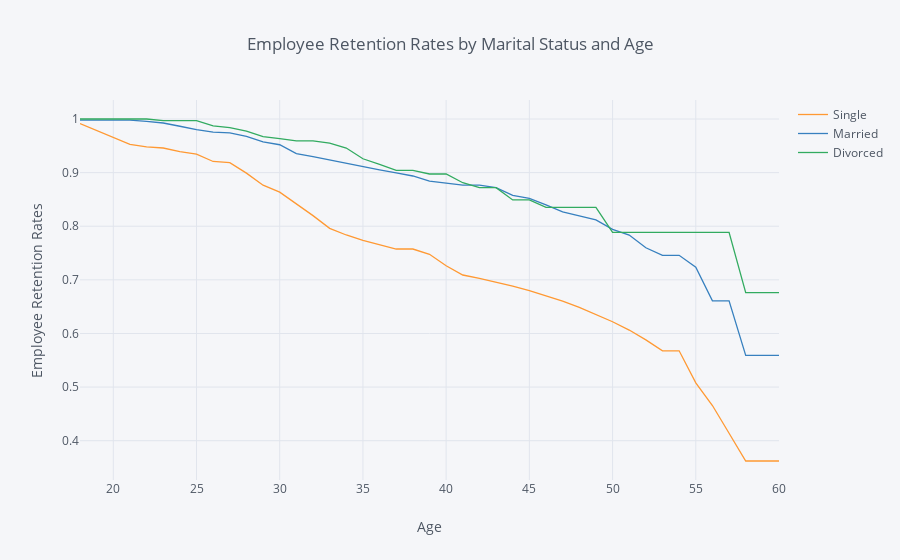

Notebook cell for this chart:
### Markdown cell above
## 5. Let's also look at the marital status curves by employee age. Generate and plot the survival curves showing retention rates by marital status and age.

### Code cell
rates = survival(data, 'MaritalStatus','Age', 'Attrition')[1:] 
# Se quita el primer valor ya que de 0 a 18 años no hay gente casada ni divorciada

rates.iplot(kind='line', xTitle='Age', yTitle='Employee Retention Rates',
            title='Employee Retention Rates by Marital Status and Age')

### Figure 1 — Plotly figure (JSON) as saved in the notebook; plotly's stock layout.template omitted (floating-point values rounded to 4 significant figures)
{"data": [{"line": {"color": "rgba(255, 153, 51, 1.0)", "dash": "solid", "shape": "linear", "width": 1.3}, "mode": "lines", "name": "Single", "text": "", "type": "scatter", "uid": "95501a7e-6362-400d-8015-1ddf717152ef", "x": [18, 19, 20, 21, 22, 23, 24, 25, 26, 27, 28, 29, 30, 31, 32, 33, 34, 35, 36, 37, 38, 39, 40, 41, 42, 43, 44, 45, 46, 47, 48, 49, 50, 51, 52, 53, 54, 55, 56, 57, 58, 59, 60], "y": [0.9915, 0.9786, 0.9657, 0.9525, 0.9481, 0.9459, 0.9391, 0.9346, 0.9208, 0.9185, 0.899, 0.8765, 0.8636, 0.8421, 0.8198, 0.7961, 0.7837, 0.7734, 0.7659, 0.7575, 0.7575, 0.7477, 0.7263, 0.709, 0.7027, 0.6957, 0.6882, 0.6799, 0.6705, 0.6601, 0.6488, 0.636, 0.6219, 0.6064, 0.588, 0.5677, 0.5677, 0.508, 0.4656, 0.4139, 0.3622, 0.3622, 0.3622]}, {"line": {"color": "rgba(55, 128, 191, 1.0)", "dash": "solid", "shape": "linear", "width": 1.3}, "mode": "lines", "name": "Married", "text": "", "type": "scatter", "uid": "6a0ae4da-4449-41c5-95bd-da16960e39e9", "x": [18, 19, 20, 21, 22, 23, 24, 25, 26, 27, 28, 29, 30, 31, 32, 33, 34, 35, 36, 37, 38, 39, 40, 41, 42, 43, 44, 45, 46, 47, 48, 49, 50, 51, 52, 53, 54, 55, 56, 57, 58, 59, 60], "y": [0.9978, 0.9978, 0.9978, 0.9978, 0.9955, 0.9925, 0.9865, 0.9804, 0.9757, 0.9741, 0.9675, 0.9573, 0.952, 0.9355, 0.9297, 0.9235, 0.9171, 0.9103, 0.9052, 0.8996, 0.8937, 0.884, 0.8805, 0.8766, 0.8766, 0.8721, 0.8574, 0.8521, 0.8399, 0.8267, 0.8195, 0.8118, 0.7941, 0.7835, 0.7598, 0.7457, 0.7457, 0.7238, 0.6608, 0.6608, 0.5592, 0.5592, 0.5592]}, {"line": {"color": "rgba(50, 171, 96, 1.0)", "dash": "solid", "shape": "linear", "width": 1.3}, "mode": "lines", "name": "Divorced", "text": "", "type": "scatter", "uid": "8bb8d243-eca0-4980-b14e-33b4978322a5", "x": [18, 19, 20, 21, 22, 23, 24, 25, 26, 27, 28, 29, 30, 31, 32, 33, 34, 35, 36, 37, 38, 39, 40, 41, 42, 43, 44, 45, 46, 47, 48, 49, 50, 51, 52, 53, 54, 55, 56, 57, 58, 59, 60], "y": [1, 1, 1, 1, 1, 0.9969, 0.9969, 0.9969, 0.9873, 0.9841, 0.9774, 0.967, 0.9633, 0.9594, 0.9594, 0.955, 0.9458, 0.9258, 0.9153, 0.9041, 0.9041, 0.8974, 0.8974, 0.8811, 0.8719, 0.8719, 0.849, 0.849, 0.8351, 0.8351, 0.8351, 0.8351, 0.7887, 0.7887, 0.7887, 0.7887, 0.7887, 0.7887, 0.7887, 0.7887, 0.676, 0.676, 0.676]}], "layout": {"legend": {"bgcolor": "#F5F6F9", "font": {"color": "#4D5663"}}, "paper_bgcolor": "#F5F6F9", "plot_bgcolor": "#F5F6F9", "title": {"font": {"color": "#4D5663"}, "text": "Employee Retention Rates by Marital Status and Age"}, "xaxis": {"gridcolor": "#E1E5ED", "showgrid": true, "tickfont": {"color": "#4D5663"}, "title": {"font": {"color": "#4D5663"}, "text": "Age"}, "zerolinecolor": "#E1E5ED"}, "yaxis": {"gridcolor": "#E1E5ED", "showgrid": true, "tickfont": {"color": "#4D5663"}, "title": {"font": {"color": "#4D5663"}, "text": "Employee Retention Rates"}, "zerolinecolor": "#E1E5ED"}}}
